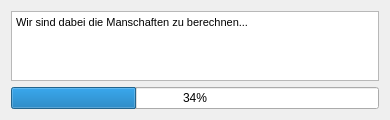
<?xml version="1.0" encoding="UTF-8"?>
<ui version="4.0">
 <class>Dialog</class>
 <widget class="QDialog" name="Dialog">
  <property name="geometry">
   <rect>
    <x>0</x>
    <y>0</y>
    <width>390</width>
    <height>116</height>
   </rect>
  </property>
  <property name="windowTitle">
   <string>Wir sind dabei die Manschaften zu berechnen...</string>
  </property>
  <property name="windowIcon">
   <iconset>
    <normaloff>Fussball.jpg</normaloff>Fussball.jpg</iconset>
  </property>
  <layout class="QVBoxLayout" name="verticalLayout">
   <item>
    <widget class="QTextBrowser" name="textBrowser">
     <property name="html">
      <string>&lt;!DOCTYPE HTML PUBLIC &quot;-//W3C//DTD HTML 4.0//EN&quot; &quot;http://www.w3.org/TR/REC-html40/strict.dtd&quot;&gt;
&lt;html&gt;&lt;head&gt;&lt;meta name=&quot;qrichtext&quot; content=&quot;1&quot; /&gt;&lt;style type=&quot;text/css&quot;&gt;
p, li { white-space: pre-wrap; }
&lt;/style&gt;&lt;/head&gt;&lt;body style=&quot; font-family:'MS Shell Dlg 2'; font-size:8.25pt; font-weight:400; font-style:normal;&quot;&gt;
&lt;p style=&quot; margin-top:0px; margin-bottom:0px; margin-left:0px; margin-right:0px; -qt-block-indent:0; text-indent:0px;&quot;&gt;&lt;span style=&quot; font-size:8pt;&quot;&gt;Wir sind dabei die Manschaften zu berechnen...&lt;/span&gt;&lt;/p&gt;&lt;/body&gt;&lt;/html&gt;</string>
     </property>
    </widget>
   </item>
   <item>
    <widget class="QProgressBar" name="progressBar">
     <property name="value">
      <number>34</number>
     </property>
    </widget>
   </item>
  </layout>
 </widget>
 <resources/>
 <connections/>
</ui>
